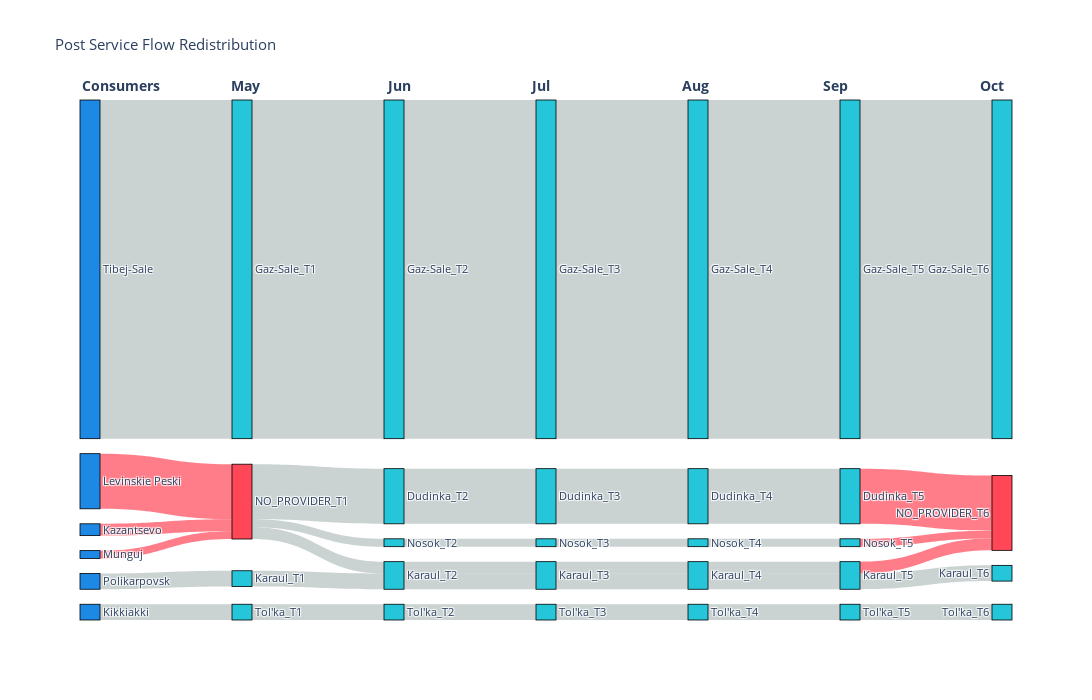
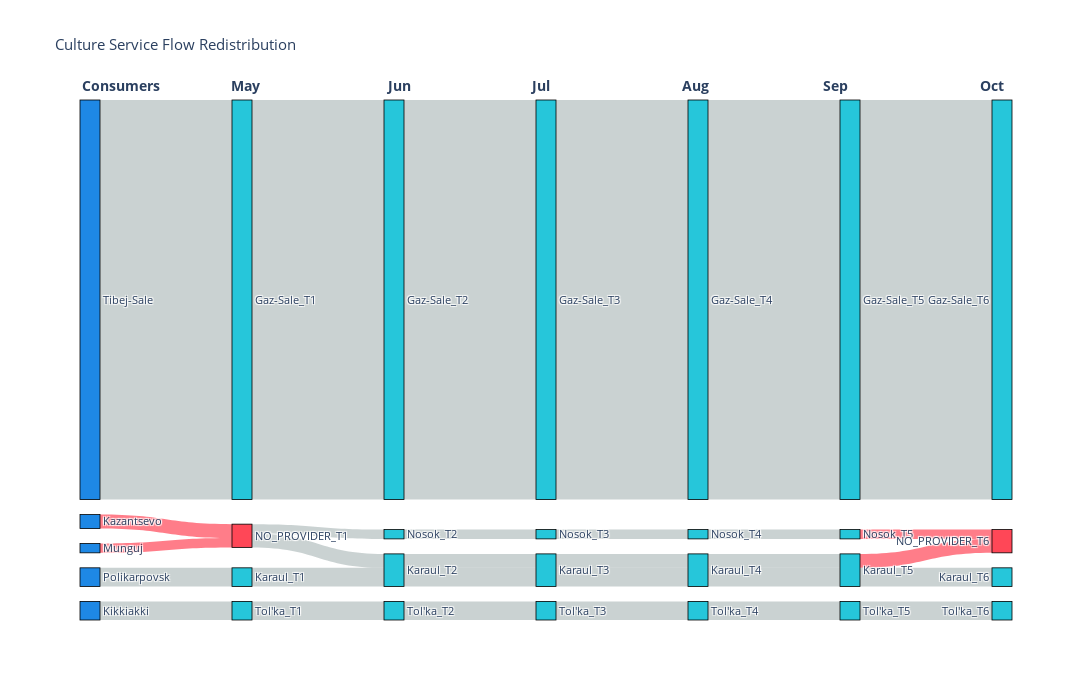
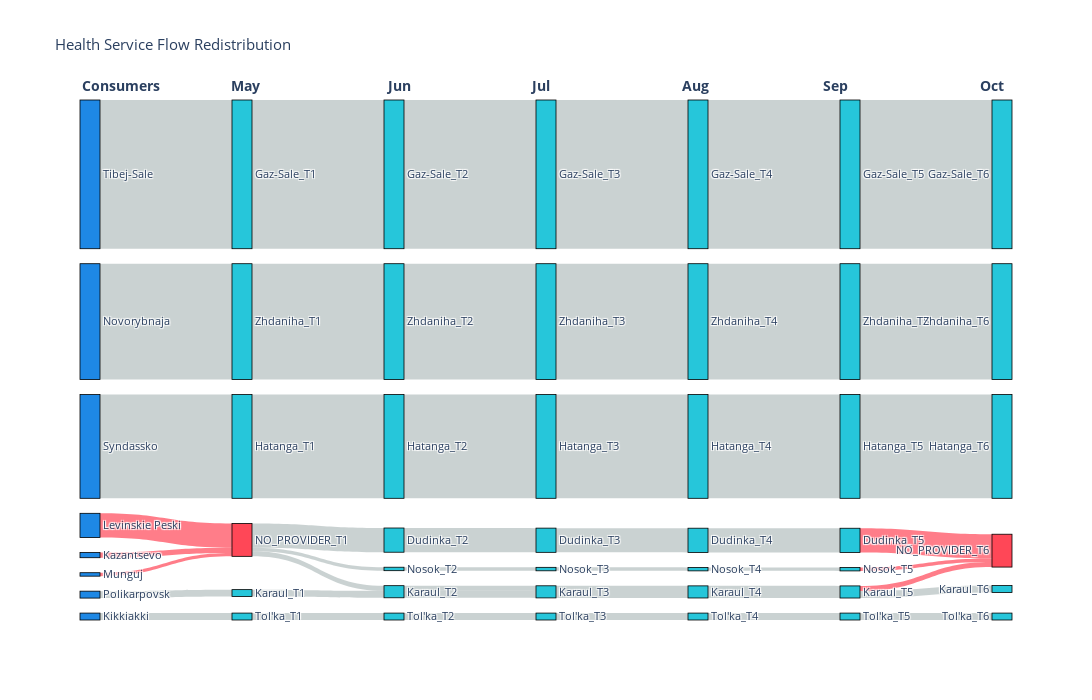
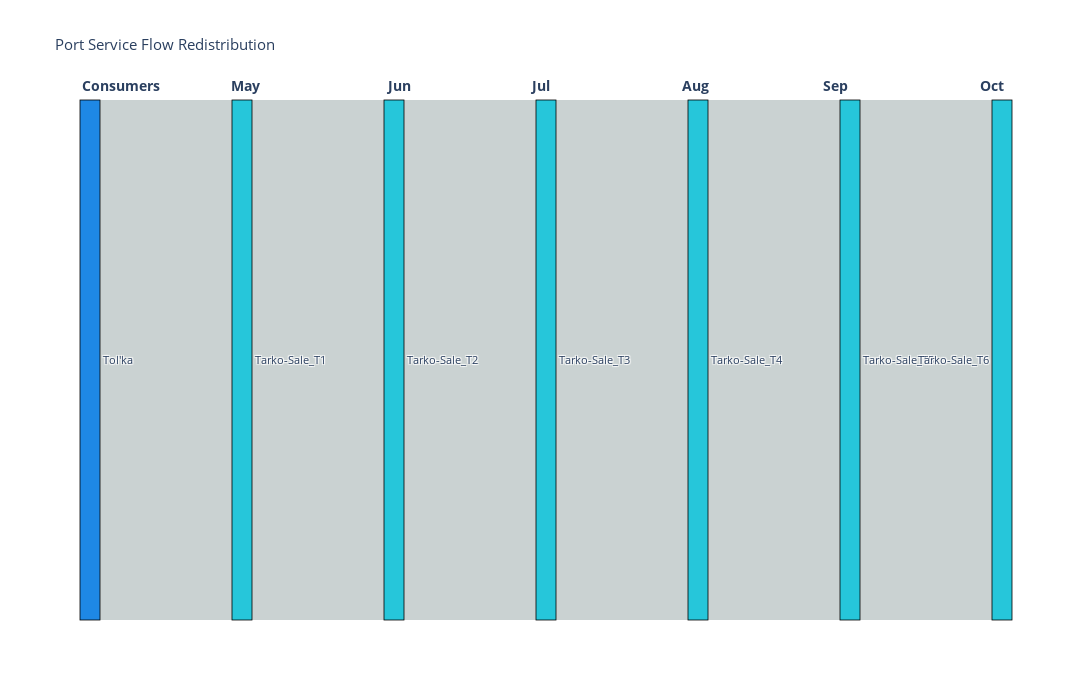

The notebook cell these images were saved under, in order:
### Code cell
from plotter_flow_sankey import create_clean_sankey

# Usage:
# Usage example:
for service in service_list:
    # try:
    month_start = 4
    end_month = 10
    graphs = all_results[SETTL_NAME][service]["stats"].graphs[month_start:end_month]
    fig = create_clean_sankey(graphs, service_name=service, month_start=month_start)
    # except Exception as ex:
    # print(ex)

fig.show()

### Figure 1 — Plotly figure (JSON) as saved in the notebook; plotly's stock layout.template omitted (floating-point values rounded to 4 significant figures)
{"data": [{"link": {"color": ["rgba(149, 165, 166, 0.5)", "rgba(149, 165, 166, 0.5)", "rgba(149, 165, 166, 0.5)", "rgba(255, 71, 87, 0.7)", "rgba(255, 71, 87, 0.7)", "rgba(255, 71, 87, 0.7)", "rgba(149, 165, 166, 0.5)", "rgba(149, 165, 166, 0.5)", "rgba(149, 165, 166, 0.5)", "rgba(149, 165, 166, 0.5)", "rgba(149, 165, 166, 0.5)", "rgba(149, 165, 166, 0.5)", "rgba(149, 165, 166, 0.5)", "rgba(149, 165, 166, 0.5)", "rgba(149, 165, 166, 0.5)", "rgba(149, 165, 166, 0.5)", "rgba(149, 165, 166, 0.5)", "rgba(149, 165, 166, 0.5)", "rgba(149, 165, 166, 0.5)", "rgba(149, 165, 166, 0.5)", "rgba(149, 165, 166, 0.5)", "rgba(149, 165, 166, 0.5)", "rgba(149, 165, 166, 0.5)", "rgba(149, 165, 166, 0.5)", "rgba(149, 165, 166, 0.5)", "rgba(149, 165, 166, 0.5)", "rgba(149, 165, 166, 0.5)", "rgba(149, 165, 166, 0.5)", "rgba(149, 165, 166, 0.5)", "rgba(149, 165, 166, 0.5)", "rgba(149, 165, 166, 0.5)", "rgba(255, 71, 87, 0.7)", "rgba(255, 71, 87, 0.7)", "rgba(149, 165, 166, 0.5)", "rgba(255, 71, 87, 0.7)", "rgba(149, 165, 166, 0.5)"], "source": [0, 2, 3, 4, 5, 1, 6, 7, 7, 8, 7, 9, 10, 12, 14, 12, 11, 13, 15, 17, 19, 17, 16, 18, 20, 22, 24, 22, 21, 23, 25, 27, 29, 27, 26, 28], "target": [6, 8, 9, 7, 7, 7, 10, 12, 14, 12, 11, 13, 15, 17, 19, 17, 16, 18, 20, 22, 24, 22, 21, 23, 25, 27, 29, 27, 26, 28, 30, 31, 31, 32, 31, 33], "value": [86, 4, 4, 3, 2, 14, 86, 3, 2, 4, 14, 4, 86, 3, 2, 4, 14, 4, 86, 3, 2, 4, 14, 4, 86, 3, 2, 4, 14, 4, 86, 3, 2, 4, 14, 4]}, "node": {"color": ["#1E88E5", "#1E88E5", "#1E88E5", "#1E88E5", "#1E88E5", "#1E88E5", "#26C6DA", "#FF4757", "#26C6DA", "#26C6DA", "#26C6DA", "#26C6DA", "#26C6DA", "#26C6DA", "#26C6DA", "#26C6DA", "#26C6DA", "#26C6DA", "#26C6DA", "#26C6DA", "#26C6DA", "#26C6DA", "#26C6DA", "#26C6DA", "#26C6DA", "#26C6DA", "#26C6DA", "#26C6DA", "#26C6DA", "#26C6DA", "#26C6DA", "#FF4757", "#26C6DA", "#26C6DA"], "label": ["Tibej-Sale", "Levinskie Peski", "Polikarpovsk", "Kikkiakki", "Kazantsevo", "Munguj", "Gaz-Sale_T1", "NO_PROVIDER_T1", "Karaul_T1", "Tol'ka_T1", "Gaz-Sale_T2", "Dudinka_T2", "Karaul_T2", "Tol'ka_T2", "Nosok_T2", "Gaz-Sale_T3", "Dudinka_T3", "Karaul_T3", "Tol'ka_T3", "Nosok_T3", "Gaz-Sale_T4", "Dudinka_T4", "Karaul_T4", "Tol'ka_T4", "Nosok_T4", "Gaz-Sale_T5", "Dudinka_T5", "Karaul_T5", "Tol'ka_T5", "Nosok_T5", "Gaz-Sale_T6", "NO_PROVIDER_T6", "Karaul_T6", "Tol'ka_T6"], "line": {"color": "black", "width": 0.8}, "pad": 15, "thickness": 20}, "type": "sankey"}], "layout": {"annotations": [{"font": {"size": 14}, "showarrow": false, "text": "<b>Consumers</b>", "x": 0, "xref": "paper", "y": 1.05, "yref": "paper"}, {"font": {"size": 14}, "showarrow": false, "text": "<b>May</b>", "x": 0.16, "xref": "paper", "y": 1.05, "yref": "paper"}, {"font": {"size": 14}, "showarrow": false, "text": "<b>Jun</b>", "x": 0.3267, "xref": "paper", "y": 1.05, "yref": "paper"}, {"font": {"size": 14}, "showarrow": false, "text": "<b>Jul</b>", "x": 0.4933, "xref": "paper", "y": 1.05, "yref": "paper"}, {"font": {"size": 14}, "showarrow": false, "text": "<b>Aug</b>", "x": 0.66, "xref": "paper", "y": 1.05, "yref": "paper"}, {"font": {"size": 14}, "showarrow": false, "text": "<b>Sep</b>", "x": 0.8267, "xref": "paper", "y": 1.05, "yref": "paper"}, {"font": {"size": 14}, "showarrow": false, "text": "<b>Oct</b>", "x": 0.9933, "xref": "paper", "y": 1.05, "yref": "paper"}], "font": {"size": 11}, "height": 700, "title": {"text": "Post Service Flow Redistribution"}, "width": 1400}}

### Figure 2 — Plotly figure (JSON) as saved in the notebook; plotly's stock layout.template omitted (floating-point values rounded to 4 significant figures)
{"data": [{"link": {"color": ["rgba(149, 165, 166, 0.5)", "rgba(149, 165, 166, 0.5)", "rgba(149, 165, 166, 0.5)", "rgba(255, 71, 87, 0.7)", "rgba(255, 71, 87, 0.7)", "rgba(149, 165, 166, 0.5)", "rgba(149, 165, 166, 0.5)", "rgba(149, 165, 166, 0.5)", "rgba(149, 165, 166, 0.5)", "rgba(149, 165, 166, 0.5)", "rgba(149, 165, 166, 0.5)", "rgba(149, 165, 166, 0.5)", "rgba(149, 165, 166, 0.5)", "rgba(149, 165, 166, 0.5)", "rgba(149, 165, 166, 0.5)", "rgba(149, 165, 166, 0.5)", "rgba(149, 165, 166, 0.5)", "rgba(149, 165, 166, 0.5)", "rgba(149, 165, 166, 0.5)", "rgba(149, 165, 166, 0.5)", "rgba(149, 165, 166, 0.5)", "rgba(149, 165, 166, 0.5)", "rgba(149, 165, 166, 0.5)", "rgba(149, 165, 166, 0.5)", "rgba(149, 165, 166, 0.5)", "rgba(149, 165, 166, 0.5)", "rgba(255, 71, 87, 0.7)", "rgba(255, 71, 87, 0.7)", "rgba(149, 165, 166, 0.5)", "rgba(149, 165, 166, 0.5)"], "source": [0, 1, 2, 3, 4, 5, 6, 6, 7, 8, 9, 10, 12, 10, 11, 13, 14, 16, 14, 15, 17, 18, 20, 18, 19, 21, 22, 24, 22, 23], "target": [5, 7, 8, 6, 6, 9, 10, 12, 10, 11, 13, 14, 16, 14, 15, 17, 18, 20, 18, 19, 21, 22, 24, 22, 23, 25, 26, 26, 27, 28], "value": [86, 4, 4, 3, 2, 86, 3, 2, 4, 4, 86, 3, 2, 4, 4, 86, 3, 2, 4, 4, 86, 3, 2, 4, 4, 86, 3, 2, 4, 4]}, "node": {"color": ["#1E88E5", "#1E88E5", "#1E88E5", "#1E88E5", "#1E88E5", "#26C6DA", "#FF4757", "#26C6DA", "#26C6DA", "#26C6DA", "#26C6DA", "#26C6DA", "#26C6DA", "#26C6DA", "#26C6DA", "#26C6DA", "#26C6DA", "#26C6DA", "#26C6DA", "#26C6DA", "#26C6DA", "#26C6DA", "#26C6DA", "#26C6DA", "#26C6DA", "#26C6DA", "#FF4757", "#26C6DA", "#26C6DA"], "label": ["Tibej-Sale", "Polikarpovsk", "Kikkiakki", "Kazantsevo", "Munguj", "Gaz-Sale_T1", "NO_PROVIDER_T1", "Karaul_T1", "Tol'ka_T1", "Gaz-Sale_T2", "Karaul_T2", "Tol'ka_T2", "Nosok_T2", "Gaz-Sale_T3", "Karaul_T3", "Tol'ka_T3", "Nosok_T3", "Gaz-Sale_T4", "Karaul_T4", "Tol'ka_T4", "Nosok_T4", "Gaz-Sale_T5", "Karaul_T5", "Tol'ka_T5", "Nosok_T5", "Gaz-Sale_T6", "NO_PROVIDER_T6", "Karaul_T6", "Tol'ka_T6"], "line": {"color": "black", "width": 0.8}, "pad": 15, "thickness": 20}, "type": "sankey"}], "layout": {"annotations": [{"font": {"size": 14}, "showarrow": false, "text": "<b>Consumers</b>", "x": 0, "xref": "paper", "y": 1.05, "yref": "paper"}, {"font": {"size": 14}, "showarrow": false, "text": "<b>May</b>", "x": 0.16, "xref": "paper", "y": 1.05, "yref": "paper"}, {"font": {"size": 14}, "showarrow": false, "text": "<b>Jun</b>", "x": 0.3267, "xref": "paper", "y": 1.05, "yref": "paper"}, {"font": {"size": 14}, "showarrow": false, "text": "<b>Jul</b>", "x": 0.4933, "xref": "paper", "y": 1.05, "yref": "paper"}, {"font": {"size": 14}, "showarrow": false, "text": "<b>Aug</b>", "x": 0.66, "xref": "paper", "y": 1.05, "yref": "paper"}, {"font": {"size": 14}, "showarrow": false, "text": "<b>Sep</b>", "x": 0.8267, "xref": "paper", "y": 1.05, "yref": "paper"}, {"font": {"size": 14}, "showarrow": false, "text": "<b>Oct</b>", "x": 0.9933, "xref": "paper", "y": 1.05, "yref": "paper"}], "font": {"size": 11}, "height": 700, "title": {"text": "Culture Service Flow Redistribution"}, "width": 1400}}

### Figure 3 — Plotly figure (JSON) as saved in the notebook; plotly's stock layout.template omitted (floating-point values rounded to 4 significant figures)
{"data": [{"link": {"color": ["rgba(149, 165, 166, 0.5)", "rgba(149, 165, 166, 0.5)", "rgba(149, 165, 166, 0.5)", "rgba(149, 165, 166, 0.5)", "rgba(149, 165, 166, 0.5)", "rgba(255, 71, 87, 0.7)", "rgba(255, 71, 87, 0.7)", "rgba(255, 71, 87, 0.7)", "rgba(149, 165, 166, 0.5)", "rgba(149, 165, 166, 0.5)", "rgba(149, 165, 166, 0.5)", "rgba(149, 165, 166, 0.5)", "rgba(149, 165, 166, 0.5)", "rgba(149, 165, 166, 0.5)", "rgba(149, 165, 166, 0.5)", "rgba(149, 165, 166, 0.5)", "rgba(149, 165, 166, 0.5)", "rgba(149, 165, 166, 0.5)", "rgba(149, 165, 166, 0.5)", "rgba(149, 165, 166, 0.5)", "rgba(149, 165, 166, 0.5)", "rgba(149, 165, 166, 0.5)", "rgba(149, 165, 166, 0.5)", "rgba(149, 165, 166, 0.5)", "rgba(149, 165, 166, 0.5)", "rgba(149, 165, 166, 0.5)", "rgba(149, 165, 166, 0.5)", "rgba(149, 165, 166, 0.5)", "rgba(149, 165, 166, 0.5)", "rgba(149, 165, 166, 0.5)", "rgba(149, 165, 166, 0.5)", "rgba(149, 165, 166, 0.5)", "rgba(149, 165, 166, 0.5)", "rgba(149, 165, 166, 0.5)", "rgba(149, 165, 166, 0.5)", "rgba(149, 165, 166, 0.5)", "rgba(149, 165, 166, 0.5)", "rgba(149, 165, 166, 0.5)", "rgba(149, 165, 166, 0.5)", "rgba(149, 165, 166, 0.5)", "rgba(149, 165, 166, 0.5)", "rgba(255, 71, 87, 0.7)", "rgba(255, 71, 87, 0.7)", "rgba(149, 165, 166, 0.5)", "rgba(255, 71, 87, 0.7)", "rgba(149, 165, 166, 0.5)", "rgba(149, 165, 166, 0.5)", "rgba(149, 165, 166, 0.5)"], "source": [0, 4, 1, 5, 2, 6, 7, 3, 8, 11, 11, 12, 11, 9, 13, 10, 14, 18, 20, 18, 17, 15, 19, 16, 21, 25, 27, 25, 24, 22, 26, 23, 28, 32, 34, 32, 31, 29, 33, 30, 35, 39, 41, 39, 38, 36, 40, 37], "target": [8, 12, 9, 13, 10, 11, 11, 11, 14, 18, 20, 18, 17, 15, 19, 16, 21, 25, 27, 25, 24, 22, 26, 23, 28, 32, 34, 32, 31, 29, 33, 30, 35, 39, 41, 39, 38, 36, 40, 37, 42, 45, 45, 46, 45, 43, 47, 44], "value": [86, 4, 67, 4, 60, 3, 2, 14, 86, 3, 2, 4, 14, 67, 4, 60, 86, 3, 2, 4, 14, 67, 4, 60, 86, 3, 2, 4, 14, 67, 4, 60, 86, 3, 2, 4, 14, 67, 4, 60, 86, 3, 2, 4, 14, 67, 4, 60]}, "node": {"color": ["#1E88E5", "#1E88E5", "#1E88E5", "#1E88E5", "#1E88E5", "#1E88E5", "#1E88E5", "#1E88E5", "#26C6DA", "#26C6DA", "#26C6DA", "#FF4757", "#26C6DA", "#26C6DA", "#26C6DA", "#26C6DA", "#26C6DA", "#26C6DA", "#26C6DA", "#26C6DA", "#26C6DA", "#26C6DA", "#26C6DA", "#26C6DA", "#26C6DA", "#26C6DA", "#26C6DA", "#26C6DA", "#26C6DA", "#26C6DA", "#26C6DA", "#26C6DA", "#26C6DA", "#26C6DA", "#26C6DA", "#26C6DA", "#26C6DA", "#26C6DA", "#26C6DA", "#26C6DA", "#26C6DA", "#26C6DA", "#26C6DA", "#26C6DA", "#26C6DA", "#FF4757", "#26C6DA", "#26C6DA"], "label": ["Tibej-Sale", "Novorybnaja", "Syndassko", "Levinskie Peski", "Polikarpovsk", "Kikkiakki", "Kazantsevo", "Munguj", "Gaz-Sale_T1", "Zhdaniha_T1", "Hatanga_T1", "NO_PROVIDER_T1", "Karaul_T1", "Tol'ka_T1", "Gaz-Sale_T2", "Zhdaniha_T2", "Hatanga_T2", "Dudinka_T2", "Karaul_T2", "Tol'ka_T2", "Nosok_T2", "Gaz-Sale_T3", "Zhdaniha_T3", "Hatanga_T3", "Dudinka_T3", "Karaul_T3", "Tol'ka_T3", "Nosok_T3", "Gaz-Sale_T4", "Zhdaniha_T4", "Hatanga_T4", "Dudinka_T4", "Karaul_T4", "Tol'ka_T4", "Nosok_T4", "Gaz-Sale_T5", "Zhdaniha_T5", "Hatanga_T5", "Dudinka_T5", "Karaul_T5", "Tol'ka_T5", "Nosok_T5", "Gaz-Sale_T6", "Zhdaniha_T6", "Hatanga_T6", "NO_PROVIDER_T6", "Karaul_T6", "Tol'ka_T6"], "line": {"color": "black", "width": 0.8}, "pad": 15, "thickness": 20}, "type": "sankey"}], "layout": {"annotations": [{"font": {"size": 14}, "showarrow": false, "text": "<b>Consumers</b>", "x": 0, "xref": "paper", "y": 1.05, "yref": "paper"}, {"font": {"size": 14}, "showarrow": false, "text": "<b>May</b>", "x": 0.16, "xref": "paper", "y": 1.05, "yref": "paper"}, {"font": {"size": 14}, "showarrow": false, "text": "<b>Jun</b>", "x": 0.3267, "xref": "paper", "y": 1.05, "yref": "paper"}, {"font": {"size": 14}, "showarrow": false, "text": "<b>Jul</b>", "x": 0.4933, "xref": "paper", "y": 1.05, "yref": "paper"}, {"font": {"size": 14}, "showarrow": false, "text": "<b>Aug</b>", "x": 0.66, "xref": "paper", "y": 1.05, "yref": "paper"}, {"font": {"size": 14}, "showarrow": false, "text": "<b>Sep</b>", "x": 0.8267, "xref": "paper", "y": 1.05, "yref": "paper"}, {"font": {"size": 14}, "showarrow": false, "text": "<b>Oct</b>", "x": 0.9933, "xref": "paper", "y": 1.05, "yref": "paper"}], "font": {"size": 11}, "height": 700, "title": {"text": "Health Service Flow Redistribution"}, "width": 1400}}

### Figure 4 — Plotly figure (JSON) as saved in the notebook; plotly's stock layout.template omitted (floating-point values rounded to 4 significant figures)
{"data": [{"link": {"color": ["rgba(149, 165, 166, 0.5)", "rgba(149, 165, 166, 0.5)", "rgba(149, 165, 166, 0.5)", "rgba(149, 165, 166, 0.5)", "rgba(149, 165, 166, 0.5)", "rgba(149, 165, 166, 0.5)"], "source": [0, 1, 2, 3, 4, 5], "target": [1, 2, 3, 4, 5, 6], "value": [236, 236, 236, 236, 236, 236]}, "node": {"color": ["#1E88E5", "#26C6DA", "#26C6DA", "#26C6DA", "#26C6DA", "#26C6DA", "#26C6DA"], "label": ["Tol'ka", "Tarko-Sale_T1", "Tarko-Sale_T2", "Tarko-Sale_T3", "Tarko-Sale_T4", "Tarko-Sale_T5", "Tarko-Sale_T6"], "line": {"color": "black", "width": 0.8}, "pad": 15, "thickness": 20}, "type": "sankey"}], "layout": {"annotations": [{"font": {"size": 14}, "showarrow": false, "text": "<b>Consumers</b>", "x": 0, "xref": "paper", "y": 1.05, "yref": "paper"}, {"font": {"size": 14}, "showarrow": false, "text": "<b>May</b>", "x": 0.16, "xref": "paper", "y": 1.05, "yref": "paper"}, {"font": {"size": 14}, "showarrow": false, "text": "<b>Jun</b>", "x": 0.3267, "xref": "paper", "y": 1.05, "yref": "paper"}, {"font": {"size": 14}, "showarrow": false, "text": "<b>Jul</b>", "x": 0.4933, "xref": "paper", "y": 1.05, "yref": "paper"}, {"font": {"size": 14}, "showarrow": false, "text": "<b>Aug</b>", "x": 0.66, "xref": "paper", "y": 1.05, "yref": "paper"}, {"font": {"size": 14}, "showarrow": false, "text": "<b>Sep</b>", "x": 0.8267, "xref": "paper", "y": 1.05, "yref": "paper"}, {"font": {"size": 14}, "showarrow": false, "text": "<b>Oct</b>", "x": 0.9933, "xref": "paper", "y": 1.05, "yref": "paper"}], "font": {"size": 11}, "height": 700, "title": {"text": "Port Service Flow Redistribution"}, "width": 1400}}
